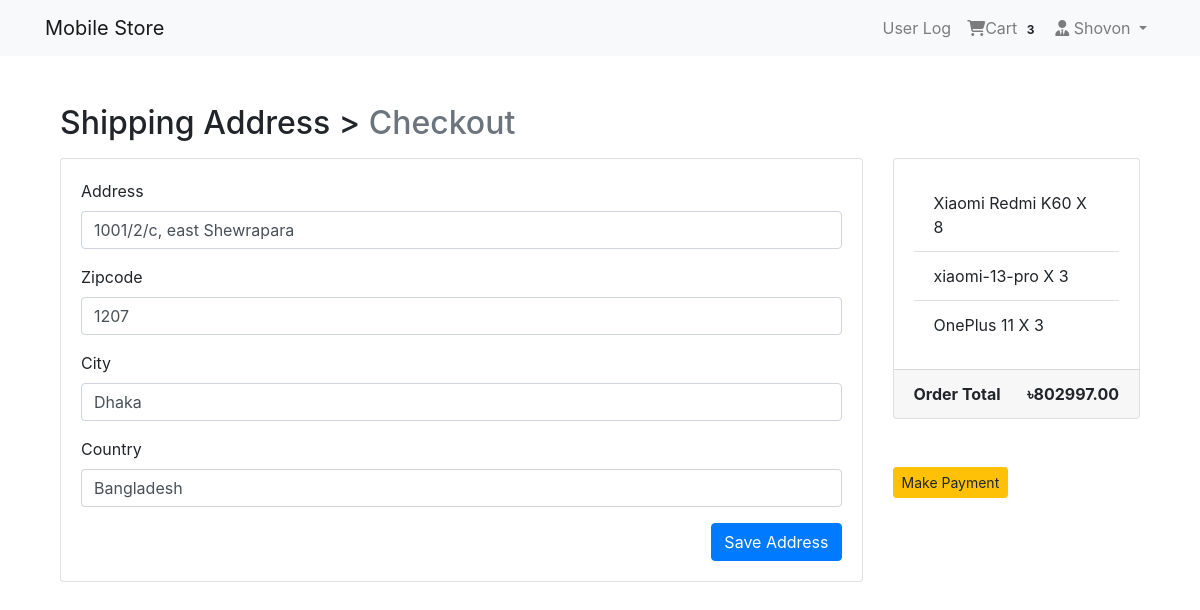
Before: /payment/checkout/ (signed in) with the older database file.
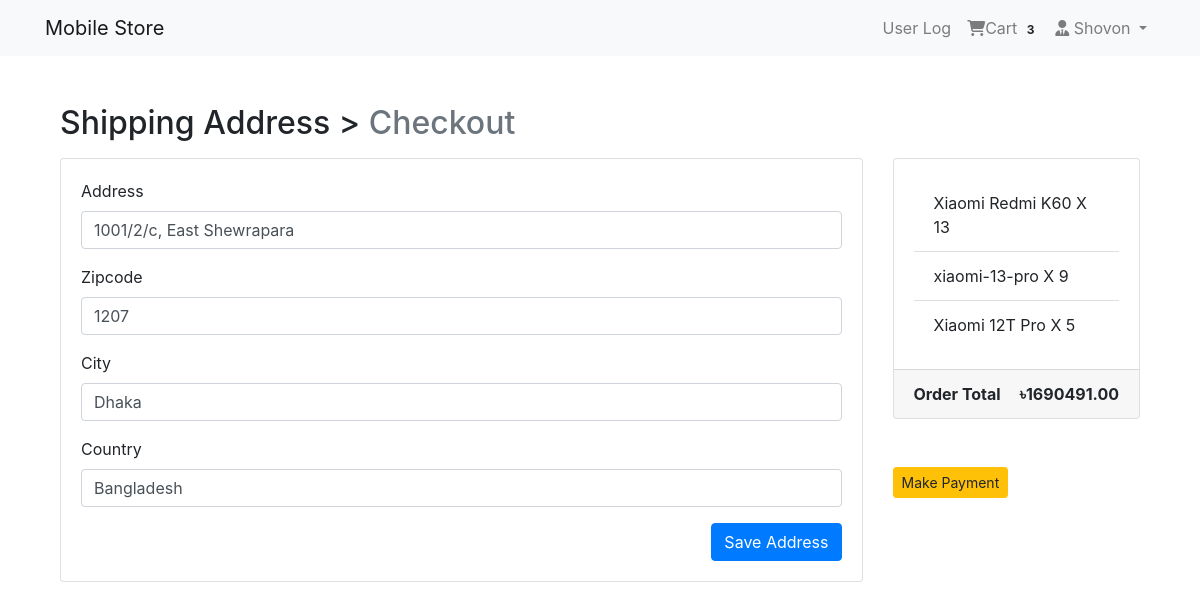
After: the same page with the newer database file.
### App_Payment/models.py (models this page shows, shortened)
class BillingAddress(models.Model):
   user = models.ForeignKey(settings.AUTH_USER_MODEL, on_delete=models.CASCADE)
   address = models.CharField(max_length=264, blank=True)
   zipcode = models.CharField(max_length=10, blank=True)
   city = models.CharField(max_length=30, blank=True)
   country = models.CharField(max_length=20, blank=True)
   def is_fully_filled(self):
        field_names = [f.name for f in self._meta.get_fields()]
        for field_name in field_names:
            value = getattr(self, field_name)
            if value is None or value == '':
                return False
        return True
   class Meta:
      verbose_name_plural = "Billing Addresses"

### App_Order/models.py (models this page shows, shortened)
class Cart(models.Model):
    user = models.ForeignKey(settings.AUTH_USER_MODEL, on_delete=models.CASCADE, related_name="cart")
    item = models.ForeignKey(Product, on_delete=models.CASCADE)
    quantity = models.IntegerField(default=1)
    purchased = models.BooleanField(default=False)
    created = models.DateTimeField(auto_now_add=True)
    updated = models.DateTimeField(auto_now=True)
    def get_total(self):
        total = self.item.price * self.quantity #item>Product>price
        float_total = format(total, '0.2f' ) # after decimal bit
        return float_total

### App_Shop/models.py (models this page shows, shortened)
class Product(models.Model):
    main_image = models.ImageField(upload_to='Products')
    name = models.CharField(max_length=264)
    category = models.ForeignKey(Category, on_delete=models.CASCADE, related_name='category')
    preview_text = models.TextField(max_length=200, verbose_name='Preview Text')
    detail_text = models.TextField(max_length=1000, verbose_name='description')
    price = models.FloatField()
    old_price =  models.FloatField(default=0.00)
    created_date = models.DateTimeField(auto_now_add=True)
    class Meta:
        ordering = ['-created_date',]

### App_Payment/views.py (the view)
# urls.py: path('checkout/', views.checkout, name='checkout'),
@login_required
def checkout(request):
    saved_address = BillingAddress.objects.get_or_create(user=request.user)
    saved_address = saved_address[0]
    form = BillingForm(instance=saved_address) #form generate from Saved Address
    if request.method == 'POST':
        form = BillingForm(request.POST, instance=saved_address)
        if form.is_valid():
            form.save()
            form = BillingForm(instance=saved_address)
            messages.success(request, f"Shipping Address Saved")
    order_qs = Order.objects.filter(user=request.user, ordered = False)
    orderItems = order_qs[0].order_items.all()
    order_total = order_qs[0].get_totals() #Order>model>get_totals
    return render(request, 'App_Payment/checkout.html', context={'form':form, "order_items": orderItems, "order_total": order_total, "saved_address": saved_address})

### App_Payment/forms.py
class BillingForm(forms.ModelForm):
    class Meta:
        model = BillingAddress
        fields = ['address', 'zipcode', 'city', 'country']

### App_Order/models.py (called while the page is built)
    def get_totals(self):
        total = 0
        for order_item in self.order_items.all():
            total += float(order_item.get_total())
        return total

### App_Order/templatetags/cart_tag.py (called while the page is built)
@register.filter
def cart_total(user):
    order = Order.objects.filter(user=user, ordered = False)
    if order.exists():
      return order[0].order_items.count()
    else:
        return 0

### templates/App_Payment/checkout.html (shortened to what this page needs)
{% extends 'base.html' %}
{% load crispy_forms_tags %}
{% block body_block %}
  <div class="container mt-5">
    <h2 class="mb-3">
        Shipping Address > <span class="text-muted"> Checkout </span>
    </h2>
    <div class="row">
        <div class="col-md-9">
            <div class="card mb-5" style="height: auto;">
                <div class="card-body">
                    <form method="POST">
                        {{form|crispy}}
                        <button type="submit" class="btn btn-primary float-right"> Save Address</button>
                    </form>
                </div>
            </div>
        </div>
        <div class="col-md-3">
            <div class="card" style="height:auto">
                <div class="card-body">
                    <ul class="list-group list-group-flush">
                        {% for order_item in order_items %}
                            <li class="list-group-item">{{ order_item.item.name }} X {{order_item.quantity}}</li>
                        {% endfor %}
                    </ul>
                </div>
                <div class="card-footer">
                    <span class="float-left"><strong>Order Total</strong></span>
                    <span class="float-right"><strong>&#2547;{{order_total|floatformat:2}}</strong></span>
                </div>
            </div>
            <br><br>
            {% if saved_address.is_fully_filled %}
            <a href="{% url 'App_Payment:payment' %}" class="btn btn-warning btn-sm"> Make Payment</a>
            {% else %}
            <div class="alert alert-info">
                <p>Please Fill Up All the information to make payment</p>
            </div>
            {% endif %}
        </div>
    </div>
  </div>
{% endblock body_block %}

Changed rows visible on the page:
removed Cart: item.name "OnePlus 11", quantity "3"
changed BillingAddress "Dhaka": address "1001/2/c, east Shewrapara" → "1001/2/c, East Shewrapara"
changed Cart "Xiaomi Redmi K60": quantity "8" → "13"
changed Cart "xiaomi-13-pro": quantity "3" → "9"
added Cart: item.name "Xiaomi 12T Pro", quantity "5"
Other visible differences:
{{ order_total|floatformat:2 }}: "802997.00" → "1690491.00"
